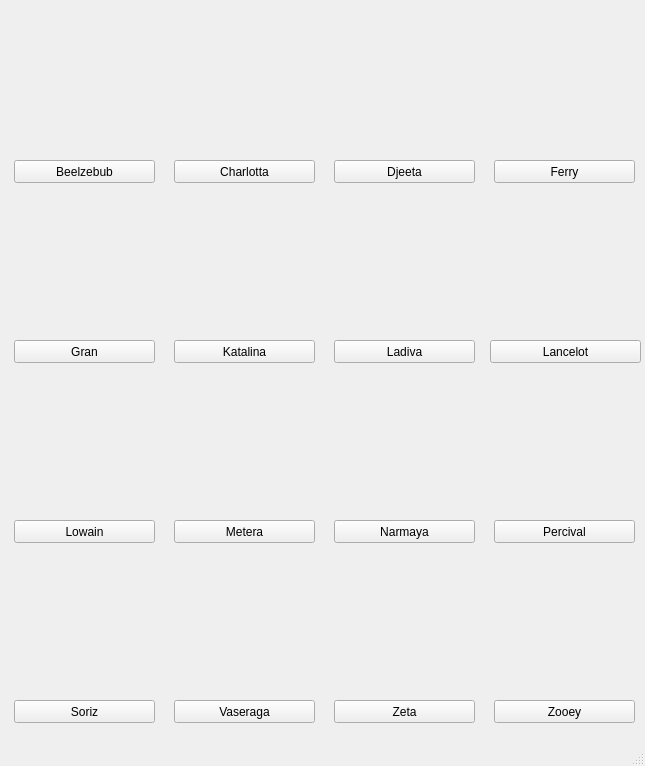
<?xml version="1.0" encoding="UTF-8"?>
<ui version="4.0">
 <class>MainWindow</class>
 <widget class="QMainWindow" name="MainWindow">
  <property name="geometry">
   <rect>
    <x>0</x>
    <y>0</y>
    <width>645</width>
    <height>766</height>
   </rect>
  </property>
  <property name="windowTitle">
   <string>MainWindow</string>
  </property>
  <widget class="QWidget" name="centralwidget">
   <widget class="QLabel" name="bBeelzebub">
    <property name="geometry">
     <rect>
      <x>10</x>
      <y>10</y>
      <width>151</width>
      <height>151</height>
     </rect>
    </property>
    <property name="text">
     <string/>
    </property>
    <property name="pixmap">
     <pixmap>resources/finals/beelzebub.png</pixmap>
    </property>
   </widget>
   <widget class="QLabel" name="bCharlotta">
    <property name="geometry">
     <rect>
      <x>170</x>
      <y>10</y>
      <width>151</width>
      <height>151</height>
     </rect>
    </property>
    <property name="text">
     <string/>
    </property>
    <property name="pixmap">
     <pixmap>resources/finals/charlotta.png</pixmap>
    </property>
   </widget>
   <widget class="QLabel" name="bDjeeta">
    <property name="geometry">
     <rect>
      <x>330</x>
      <y>10</y>
      <width>151</width>
      <height>151</height>
     </rect>
    </property>
    <property name="text">
     <string/>
    </property>
    <property name="pixmap">
     <pixmap>resources/finals/djeeta.png</pixmap>
    </property>
   </widget>
   <widget class="QLabel" name="bFerry">
    <property name="geometry">
     <rect>
      <x>490</x>
      <y>10</y>
      <width>151</width>
      <height>151</height>
     </rect>
    </property>
    <property name="text">
     <string/>
    </property>
    <property name="pixmap">
     <pixmap>resources/finals/ferry.png</pixmap>
    </property>
   </widget>
   <widget class="QLabel" name="bGran">
    <property name="geometry">
     <rect>
      <x>10</x>
      <y>190</y>
      <width>151</width>
      <height>151</height>
     </rect>
    </property>
    <property name="text">
     <string/>
    </property>
    <property name="pixmap">
     <pixmap>resources/finals/gran.png</pixmap>
    </property>
   </widget>
   <widget class="QLabel" name="bKatalina">
    <property name="geometry">
     <rect>
      <x>170</x>
      <y>190</y>
      <width>151</width>
      <height>151</height>
     </rect>
    </property>
    <property name="text">
     <string/>
    </property>
    <property name="pixmap">
     <pixmap>resources/finals/katalina.png</pixmap>
    </property>
   </widget>
   <widget class="QLabel" name="bLadiva">
    <property name="geometry">
     <rect>
      <x>330</x>
      <y>190</y>
      <width>151</width>
      <height>151</height>
     </rect>
    </property>
    <property name="text">
     <string/>
    </property>
    <property name="pixmap">
     <pixmap>resources/finals/ladiva.png</pixmap>
    </property>
   </widget>
   <widget class="QLabel" name="bLancelot">
    <property name="geometry">
     <rect>
      <x>490</x>
      <y>190</y>
      <width>151</width>
      <height>151</height>
     </rect>
    </property>
    <property name="text">
     <string/>
    </property>
    <property name="pixmap">
     <pixmap>resources/finals/lancelot.png</pixmap>
    </property>
   </widget>
   <widget class="QLabel" name="bLowain">
    <property name="geometry">
     <rect>
      <x>10</x>
      <y>370</y>
      <width>151</width>
      <height>151</height>
     </rect>
    </property>
    <property name="text">
     <string/>
    </property>
    <property name="pixmap">
     <pixmap>resources/finals/lowain.png</pixmap>
    </property>
   </widget>
   <widget class="QLabel" name="bMetera">
    <property name="geometry">
     <rect>
      <x>170</x>
      <y>370</y>
      <width>151</width>
      <height>151</height>
     </rect>
    </property>
    <property name="text">
     <string/>
    </property>
    <property name="pixmap">
     <pixmap>resources/finals/metera.png</pixmap>
    </property>
   </widget>
   <widget class="QLabel" name="bNarmaya">
    <property name="geometry">
     <rect>
      <x>330</x>
      <y>370</y>
      <width>151</width>
      <height>151</height>
     </rect>
    </property>
    <property name="text">
     <string/>
    </property>
    <property name="pixmap">
     <pixmap>resources/finals/narmaya.png</pixmap>
    </property>
   </widget>
   <widget class="QLabel" name="bPercival">
    <property name="geometry">
     <rect>
      <x>490</x>
      <y>370</y>
      <width>151</width>
      <height>151</height>
     </rect>
    </property>
    <property name="text">
     <string/>
    </property>
    <property name="pixmap">
     <pixmap>resources/finals/percival.png</pixmap>
    </property>
   </widget>
   <widget class="QLabel" name="bSoriz">
    <property name="geometry">
     <rect>
      <x>10</x>
      <y>550</y>
      <width>151</width>
      <height>151</height>
     </rect>
    </property>
    <property name="text">
     <string/>
    </property>
    <property name="pixmap">
     <pixmap>resources/finals/soriz.png</pixmap>
    </property>
   </widget>
   <widget class="QLabel" name="bVaseraga">
    <property name="geometry">
     <rect>
      <x>170</x>
      <y>550</y>
      <width>151</width>
      <height>151</height>
     </rect>
    </property>
    <property name="text">
     <string/>
    </property>
    <property name="pixmap">
     <pixmap>resources/finals/vaseraga.png</pixmap>
    </property>
   </widget>
   <widget class="QLabel" name="bZeta">
    <property name="geometry">
     <rect>
      <x>330</x>
      <y>550</y>
      <width>151</width>
      <height>151</height>
     </rect>
    </property>
    <property name="text">
     <string/>
    </property>
    <property name="pixmap">
     <pixmap>resources/finals/zeta.png</pixmap>
    </property>
   </widget>
   <widget class="QLabel" name="bZooey">
    <property name="geometry">
     <rect>
      <x>490</x>
      <y>550</y>
      <width>151</width>
      <height>151</height>
     </rect>
    </property>
    <property name="text">
     <string/>
    </property>
    <property name="pixmap">
     <pixmap>resources/finals/zooey.png</pixmap>
    </property>
   </widget>
   <widget class="QPushButton" name="pBeelzebub">
    <property name="geometry">
     <rect>
      <x>14</x>
      <y>160</y>
      <width>141</width>
      <height>23</height>
     </rect>
    </property>
    <property name="text">
     <string>Beelzebub</string>
    </property>
   </widget>
   <widget class="QPushButton" name="pCharlotta">
    <property name="geometry">
     <rect>
      <x>174</x>
      <y>160</y>
      <width>141</width>
      <height>23</height>
     </rect>
    </property>
    <property name="text">
     <string>Charlotta</string>
    </property>
   </widget>
   <widget class="QPushButton" name="pDjeeta">
    <property name="geometry">
     <rect>
      <x>334</x>
      <y>160</y>
      <width>141</width>
      <height>23</height>
     </rect>
    </property>
    <property name="text">
     <string>Djeeta</string>
    </property>
   </widget>
   <widget class="QPushButton" name="pFerry">
    <property name="geometry">
     <rect>
      <x>494</x>
      <y>160</y>
      <width>141</width>
      <height>23</height>
     </rect>
    </property>
    <property name="text">
     <string>Ferry</string>
    </property>
   </widget>
   <widget class="QPushButton" name="pGran">
    <property name="geometry">
     <rect>
      <x>14</x>
      <y>340</y>
      <width>141</width>
      <height>23</height>
     </rect>
    </property>
    <property name="text">
     <string>Gran</string>
    </property>
   </widget>
   <widget class="QPushButton" name="pKatalina">
    <property name="geometry">
     <rect>
      <x>174</x>
      <y>340</y>
      <width>141</width>
      <height>23</height>
     </rect>
    </property>
    <property name="text">
     <string>Katalina</string>
    </property>
   </widget>
   <widget class="QPushButton" name="pLadiva">
    <property name="geometry">
     <rect>
      <x>334</x>
      <y>340</y>
      <width>141</width>
      <height>23</height>
     </rect>
    </property>
    <property name="text">
     <string>Ladiva</string>
    </property>
   </widget>
   <widget class="QPushButton" name="pLancelot">
    <property name="geometry">
     <rect>
      <x>490</x>
      <y>340</y>
      <width>151</width>
      <height>23</height>
     </rect>
    </property>
    <property name="text">
     <string>Lancelot</string>
    </property>
   </widget>
   <widget class="QPushButton" name="pLowain">
    <property name="geometry">
     <rect>
      <x>14</x>
      <y>520</y>
      <width>141</width>
      <height>23</height>
     </rect>
    </property>
    <property name="text">
     <string>Lowain</string>
    </property>
   </widget>
   <widget class="QPushButton" name="pMetera">
    <property name="geometry">
     <rect>
      <x>174</x>
      <y>520</y>
      <width>141</width>
      <height>23</height>
     </rect>
    </property>
    <property name="text">
     <string>Metera</string>
    </property>
   </widget>
   <widget class="QPushButton" name="pNarmaya">
    <property name="geometry">
     <rect>
      <x>334</x>
      <y>520</y>
      <width>141</width>
      <height>23</height>
     </rect>
    </property>
    <property name="text">
     <string>Narmaya</string>
    </property>
   </widget>
   <widget class="QPushButton" name="pPercival">
    <property name="geometry">
     <rect>
      <x>494</x>
      <y>520</y>
      <width>141</width>
      <height>23</height>
     </rect>
    </property>
    <property name="text">
     <string>Percival</string>
    </property>
   </widget>
   <widget class="QPushButton" name="pSoriz">
    <property name="geometry">
     <rect>
      <x>14</x>
      <y>700</y>
      <width>141</width>
      <height>23</height>
     </rect>
    </property>
    <property name="text">
     <string>Soriz</string>
    </property>
   </widget>
   <widget class="QPushButton" name="pVaseraga">
    <property name="geometry">
     <rect>
      <x>174</x>
      <y>700</y>
      <width>141</width>
      <height>23</height>
     </rect>
    </property>
    <property name="text">
     <string>Vaseraga</string>
    </property>
   </widget>
   <widget class="QPushButton" name="pZeta">
    <property name="geometry">
     <rect>
      <x>334</x>
      <y>700</y>
      <width>141</width>
      <height>23</height>
     </rect>
    </property>
    <property name="text">
     <string>Zeta</string>
    </property>
   </widget>
   <widget class="QPushButton" name="pZooey">
    <property name="geometry">
     <rect>
      <x>494</x>
      <y>700</y>
      <width>141</width>
      <height>23</height>
     </rect>
    </property>
    <property name="text">
     <string>Zooey</string>
    </property>
   </widget>
  </widget>
  <widget class="QMenuBar" name="menubar">
   <property name="geometry">
    <rect>
     <x>0</x>
     <y>0</y>
     <width>645</width>
     <height>21</height>
    </rect>
   </property>
  </widget>
  <widget class="QStatusBar" name="statusbar"/>
 </widget>
 <resources/>
 <connections/>
</ui>
